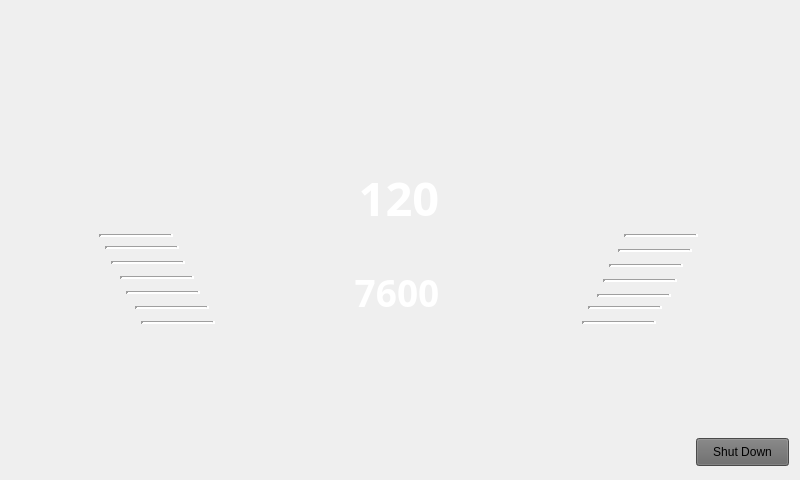
<?xml version="1.0" encoding="UTF-8"?>
<ui version="4.0">
 <class>MainWindow</class>
 <widget class="QMainWindow" name="MainWindow">
  <property name="geometry">
   <rect>
    <x>0</x>
    <y>0</y>
    <width>800</width>
    <height>480</height>
   </rect>
  </property>
  <property name="sizePolicy">
   <sizepolicy hsizetype="Fixed" vsizetype="Fixed">
    <horstretch>0</horstretch>
    <verstretch>0</verstretch>
   </sizepolicy>
  </property>
  <property name="windowTitle">
   <string>MainWindow</string>
  </property>
  <property name="styleSheet">
   <string notr="true">background-image: url(:/newPrefix/Background_480p.png)</string>
  </property>
  <widget class="QWidget" name="centralwidget">
   <widget class="QLabel" name="MPHLabel">
    <property name="geometry">
     <rect>
      <x>354</x>
      <y>165</y>
      <width>90</width>
      <height>64</height>
     </rect>
    </property>
    <property name="font">
     <font>
      <family>Steelfish</family>
      <pointsize>35</pointsize>
      <weight>75</weight>
      <bold>true</bold>
     </font>
    </property>
    <property name="styleSheet">
     <string notr="true">QLabel{
	background:  rgba( 255, 255, 255, 0% );
	color: rgb(255,255,255);
}</string>
    </property>
    <property name="text">
     <string>120</string>
    </property>
    <property name="alignment">
     <set>Qt::AlignCenter</set>
    </property>
   </widget>
   <widget class="QLabel" name="RPMLabel">
    <property name="geometry">
     <rect>
      <x>354</x>
      <y>264</y>
      <width>86</width>
      <height>56</height>
     </rect>
    </property>
    <property name="font">
     <font>
      <family>Steelfish</family>
      <pointsize>28</pointsize>
      <weight>75</weight>
      <bold>true</bold>
     </font>
    </property>
    <property name="styleSheet">
     <string notr="true">QLabel{
	background:  rgba( 255, 255, 255, 0% );
	color: rgb(255,255,255);
}</string>
    </property>
    <property name="text">
     <string>7600</string>
    </property>
    <property name="alignment">
     <set>Qt::AlignCenter</set>
    </property>
   </widget>
   <widget class="Line" name="Gas_1">
    <property name="geometry">
     <rect>
      <x>141</x>
      <y>321</y>
      <width>74</width>
      <height>3</height>
     </rect>
    </property>
    <property name="lineWidth">
     <number>3</number>
    </property>
    <property name="orientation">
     <enum>Qt::Horizontal</enum>
    </property>
   </widget>
   <widget class="Line" name="Gas_2">
    <property name="geometry">
     <rect>
      <x>135</x>
      <y>306</y>
      <width>74</width>
      <height>3</height>
     </rect>
    </property>
    <property name="lineWidth">
     <number>3</number>
    </property>
    <property name="orientation">
     <enum>Qt::Horizontal</enum>
    </property>
   </widget>
   <widget class="Line" name="Gas_3">
    <property name="geometry">
     <rect>
      <x>126</x>
      <y>291</y>
      <width>74</width>
      <height>3</height>
     </rect>
    </property>
    <property name="lineWidth">
     <number>3</number>
    </property>
    <property name="orientation">
     <enum>Qt::Horizontal</enum>
    </property>
   </widget>
   <widget class="Line" name="Gas_4">
    <property name="geometry">
     <rect>
      <x>120</x>
      <y>276</y>
      <width>74</width>
      <height>3</height>
     </rect>
    </property>
    <property name="lineWidth">
     <number>3</number>
    </property>
    <property name="orientation">
     <enum>Qt::Horizontal</enum>
    </property>
   </widget>
   <widget class="Line" name="Gas_5">
    <property name="geometry">
     <rect>
      <x>111</x>
      <y>261</y>
      <width>74</width>
      <height>3</height>
     </rect>
    </property>
    <property name="lineWidth">
     <number>3</number>
    </property>
    <property name="orientation">
     <enum>Qt::Horizontal</enum>
    </property>
   </widget>
   <widget class="Line" name="Gas_6">
    <property name="geometry">
     <rect>
      <x>105</x>
      <y>246</y>
      <width>74</width>
      <height>3</height>
     </rect>
    </property>
    <property name="lineWidth">
     <number>3</number>
    </property>
    <property name="orientation">
     <enum>Qt::Horizontal</enum>
    </property>
   </widget>
   <widget class="Line" name="Gas_7">
    <property name="geometry">
     <rect>
      <x>99</x>
      <y>234</y>
      <width>74</width>
      <height>3</height>
     </rect>
    </property>
    <property name="lineWidth">
     <number>3</number>
    </property>
    <property name="orientation">
     <enum>Qt::Horizontal</enum>
    </property>
   </widget>
   <widget class="Line" name="Temp_3">
    <property name="geometry">
     <rect>
      <x>597</x>
      <y>294</y>
      <width>74</width>
      <height>3</height>
     </rect>
    </property>
    <property name="lineWidth">
     <number>3</number>
    </property>
    <property name="orientation">
     <enum>Qt::Horizontal</enum>
    </property>
   </widget>
   <widget class="Line" name="Temp_5">
    <property name="geometry">
     <rect>
      <x>609</x>
      <y>264</y>
      <width>74</width>
      <height>3</height>
     </rect>
    </property>
    <property name="lineWidth">
     <number>3</number>
    </property>
    <property name="orientation">
     <enum>Qt::Horizontal</enum>
    </property>
   </widget>
   <widget class="Line" name="Temp_6">
    <property name="geometry">
     <rect>
      <x>618</x>
      <y>249</y>
      <width>74</width>
      <height>3</height>
     </rect>
    </property>
    <property name="lineWidth">
     <number>3</number>
    </property>
    <property name="orientation">
     <enum>Qt::Horizontal</enum>
    </property>
   </widget>
   <widget class="Line" name="Temp_2">
    <property name="geometry">
     <rect>
      <x>588</x>
      <y>306</y>
      <width>74</width>
      <height>3</height>
     </rect>
    </property>
    <property name="lineWidth">
     <number>3</number>
    </property>
    <property name="orientation">
     <enum>Qt::Horizontal</enum>
    </property>
   </widget>
   <widget class="Line" name="Temp_7">
    <property name="geometry">
     <rect>
      <x>624</x>
      <y>234</y>
      <width>74</width>
      <height>3</height>
     </rect>
    </property>
    <property name="lineWidth">
     <number>3</number>
    </property>
    <property name="orientation">
     <enum>Qt::Horizontal</enum>
    </property>
   </widget>
   <widget class="Line" name="Temp_4">
    <property name="geometry">
     <rect>
      <x>603</x>
      <y>279</y>
      <width>74</width>
      <height>3</height>
     </rect>
    </property>
    <property name="lineWidth">
     <number>3</number>
    </property>
    <property name="orientation">
     <enum>Qt::Horizontal</enum>
    </property>
   </widget>
   <widget class="Line" name="Temp_1">
    <property name="geometry">
     <rect>
      <x>582</x>
      <y>321</y>
      <width>74</width>
      <height>3</height>
     </rect>
    </property>
    <property name="lineWidth">
     <number>3</number>
    </property>
    <property name="orientation">
     <enum>Qt::Horizontal</enum>
    </property>
   </widget>
   <widget class="QLabel" name="BSS_Right">
    <property name="geometry">
     <rect>
      <x>624</x>
      <y>100</y>
      <width>100</width>
      <height>100</height>
     </rect>
    </property>
    <property name="text">
     <string/>
    </property>
    <property name="pixmap">
     <pixmap resource="xz.qrc">:/newPrefix/blindspot copy.png</pixmap>
    </property>
    <property name="scaledContents">
     <bool>true</bool>
    </property>
   </widget>
   <widget class="QLabel" name="BSS_Left">
    <property name="geometry">
     <rect>
      <x>72</x>
      <y>100</y>
      <width>100</width>
      <height>100</height>
     </rect>
    </property>
    <property name="text">
     <string/>
    </property>
    <property name="pixmap">
     <pixmap resource="xz.qrc">:/newPrefix/blindspot_2.png</pixmap>
    </property>
    <property name="scaledContents">
     <bool>true</bool>
    </property>
   </widget>
   <widget class="QLabel" name="BSS_Right_On">
    <property name="geometry">
     <rect>
      <x>624</x>
      <y>100</y>
      <width>100</width>
      <height>100</height>
     </rect>
    </property>
    <property name="text">
     <string/>
    </property>
    <property name="pixmap">
     <pixmap resource="xz.qrc">:/newPrefix/blindspot_yellow_right.png</pixmap>
    </property>
    <property name="scaledContents">
     <bool>true</bool>
    </property>
   </widget>
   <widget class="QLabel" name="BSS_Left_On">
    <property name="geometry">
     <rect>
      <x>72</x>
      <y>100</y>
      <width>100</width>
      <height>100</height>
     </rect>
    </property>
    <property name="text">
     <string/>
    </property>
    <property name="pixmap">
     <pixmap resource="xz.qrc">:/newPrefix/blindspot_yellow_left.png</pixmap>
    </property>
    <property name="scaledContents">
     <bool>true</bool>
    </property>
   </widget>
   <widget class="QLabel" name="MPH_0">
    <property name="geometry">
     <rect>
      <x>330</x>
      <y>350</y>
      <width>13</width>
      <height>13</height>
     </rect>
    </property>
    <property name="text">
     <string/>
    </property>
    <property name="pixmap">
     <pixmap resource="xz.qrc">:/newPrefix/Speedo indicator.png</pixmap>
    </property>
    <property name="scaledContents">
     <bool>true</bool>
    </property>
   </widget>
   <widget class="QLabel" name="MPH_1">
    <property name="geometry">
     <rect>
      <x>288</x>
      <y>321</y>
      <width>13</width>
      <height>13</height>
     </rect>
    </property>
    <property name="text">
     <string/>
    </property>
    <property name="pixmap">
     <pixmap resource="xz.qrc">:/newPrefix/Speedo indicator.png</pixmap>
    </property>
    <property name="scaledContents">
     <bool>true</bool>
    </property>
   </widget>
   <widget class="QLabel" name="MPH_2">
    <property name="geometry">
     <rect>
      <x>264</x>
      <y>285</y>
      <width>13</width>
      <height>13</height>
     </rect>
    </property>
    <property name="text">
     <string/>
    </property>
    <property name="pixmap">
     <pixmap resource="xz.qrc">:/newPrefix/Speedo indicator.png</pixmap>
    </property>
    <property name="scaledContents">
     <bool>true</bool>
    </property>
   </widget>
   <widget class="QLabel" name="MPH_3">
    <property name="geometry">
     <rect>
      <x>250</x>
      <y>240</y>
      <width>13</width>
      <height>13</height>
     </rect>
    </property>
    <property name="text">
     <string/>
    </property>
    <property name="pixmap">
     <pixmap resource="xz.qrc">:/newPrefix/Speedo indicator.png</pixmap>
    </property>
    <property name="scaledContents">
     <bool>true</bool>
    </property>
   </widget>
   <widget class="QLabel" name="MPH_4">
    <property name="geometry">
     <rect>
      <x>252</x>
      <y>192</y>
      <width>13</width>
      <height>13</height>
     </rect>
    </property>
    <property name="text">
     <string/>
    </property>
    <property name="pixmap">
     <pixmap resource="xz.qrc">:/newPrefix/Speedo indicator.png</pixmap>
    </property>
    <property name="scaledContents">
     <bool>true</bool>
    </property>
   </widget>
   <widget class="QLabel" name="MPH_5">
    <property name="geometry">
     <rect>
      <x>276</x>
      <y>144</y>
      <width>13</width>
      <height>13</height>
     </rect>
    </property>
    <property name="text">
     <string/>
    </property>
    <property name="pixmap">
     <pixmap resource="xz.qrc">:/newPrefix/Speedo indicator.png</pixmap>
    </property>
    <property name="scaledContents">
     <bool>true</bool>
    </property>
   </widget>
   <widget class="QLabel" name="MPH_6">
    <property name="geometry">
     <rect>
      <x>306</x>
      <y>108</y>
      <width>13</width>
      <height>13</height>
     </rect>
    </property>
    <property name="text">
     <string/>
    </property>
    <property name="pixmap">
     <pixmap resource="xz.qrc">:/newPrefix/Speedo indicator.png</pixmap>
    </property>
    <property name="scaledContents">
     <bool>true</bool>
    </property>
   </widget>
   <widget class="QLabel" name="MPH_7">
    <property name="geometry">
     <rect>
      <x>345</x>
      <y>84</y>
      <width>13</width>
      <height>13</height>
     </rect>
    </property>
    <property name="text">
     <string/>
    </property>
    <property name="pixmap">
     <pixmap resource="xz.qrc">:/newPrefix/Speedo indicator.png</pixmap>
    </property>
    <property name="scaledContents">
     <bool>true</bool>
    </property>
   </widget>
   <widget class="QLabel" name="MPH_8">
    <property name="geometry">
     <rect>
      <x>393</x>
      <y>75</y>
      <width>13</width>
      <height>13</height>
     </rect>
    </property>
    <property name="text">
     <string/>
    </property>
    <property name="pixmap">
     <pixmap resource="xz.qrc">:/newPrefix/Speedo indicator.png</pixmap>
    </property>
    <property name="scaledContents">
     <bool>true</bool>
    </property>
   </widget>
   <widget class="QLabel" name="MPH_9">
    <property name="geometry">
     <rect>
      <x>441</x>
      <y>87</y>
      <width>13</width>
      <height>13</height>
     </rect>
    </property>
    <property name="text">
     <string/>
    </property>
    <property name="pixmap">
     <pixmap resource="xz.qrc">:/newPrefix/Speedo indicator.png</pixmap>
    </property>
    <property name="scaledContents">
     <bool>true</bool>
    </property>
   </widget>
   <widget class="QLabel" name="MPH_10">
    <property name="geometry">
     <rect>
      <x>483</x>
      <y>108</y>
      <width>13</width>
      <height>13</height>
     </rect>
    </property>
    <property name="text">
     <string/>
    </property>
    <property name="pixmap">
     <pixmap resource="xz.qrc">:/newPrefix/Speedo indicator.png</pixmap>
    </property>
    <property name="scaledContents">
     <bool>true</bool>
    </property>
   </widget>
   <widget class="QLabel" name="MPH_11">
    <property name="geometry">
     <rect>
      <x>516</x>
      <y>144</y>
      <width>13</width>
      <height>13</height>
     </rect>
    </property>
    <property name="text">
     <string/>
    </property>
    <property name="pixmap">
     <pixmap resource="xz.qrc">:/newPrefix/Speedo indicator.png</pixmap>
    </property>
    <property name="scaledContents">
     <bool>true</bool>
    </property>
   </widget>
   <widget class="QLabel" name="MPH_12">
    <property name="geometry">
     <rect>
      <x>534</x>
      <y>189</y>
      <width>13</width>
      <height>13</height>
     </rect>
    </property>
    <property name="text">
     <string/>
    </property>
    <property name="pixmap">
     <pixmap resource="xz.qrc">:/newPrefix/Speedo indicator.png</pixmap>
    </property>
    <property name="scaledContents">
     <bool>true</bool>
    </property>
   </widget>
   <widget class="QLabel" name="MPH_13">
    <property name="geometry">
     <rect>
      <x>537</x>
      <y>237</y>
      <width>13</width>
      <height>13</height>
     </rect>
    </property>
    <property name="text">
     <string/>
    </property>
    <property name="pixmap">
     <pixmap resource="xz.qrc">:/newPrefix/Speedo indicator.png</pixmap>
    </property>
    <property name="scaledContents">
     <bool>true</bool>
    </property>
   </widget>
   <widget class="QLabel" name="MPH_14">
    <property name="geometry">
     <rect>
      <x>522</x>
      <y>285</y>
      <width>13</width>
      <height>13</height>
     </rect>
    </property>
    <property name="text">
     <string/>
    </property>
    <property name="pixmap">
     <pixmap resource="xz.qrc">:/newPrefix/Speedo indicator.png</pixmap>
    </property>
    <property name="scaledContents">
     <bool>true</bool>
    </property>
   </widget>
   <widget class="QLabel" name="MPH_15">
    <property name="geometry">
     <rect>
      <x>495</x>
      <y>321</y>
      <width>13</width>
      <height>13</height>
     </rect>
    </property>
    <property name="text">
     <string/>
    </property>
    <property name="pixmap">
     <pixmap resource="xz.qrc">:/newPrefix/Speedo indicator.png</pixmap>
    </property>
    <property name="scaledContents">
     <bool>true</bool>
    </property>
   </widget>
   <widget class="QLabel" name="MPH_16">
    <property name="geometry">
     <rect>
      <x>456</x>
      <y>351</y>
      <width>13</width>
      <height>13</height>
     </rect>
    </property>
    <property name="text">
     <string/>
    </property>
    <property name="pixmap">
     <pixmap resource="xz.qrc">:/newPrefix/Speedo indicator.png</pixmap>
    </property>
    <property name="scaledContents">
     <bool>true</bool>
    </property>
   </widget>
   <widget class="QPushButton" name="pushButton">
    <property name="geometry">
     <rect>
      <x>696</x>
      <y>438</y>
      <width>93</width>
      <height>28</height>
     </rect>
    </property>
    <property name="palette">
     <palette>
      <active>
       <colorrole role="Button">
        <brush brushstyle="SolidPattern">
         <color alpha="255">
          <red>104</red>
          <green>104</green>
          <blue>104</blue>
         </color>
        </brush>
       </colorrole>
       <colorrole role="Base">
        <brush brushstyle="SolidPattern">
         <color alpha="255">
          <red>104</red>
          <green>104</green>
          <blue>104</blue>
         </color>
        </brush>
       </colorrole>
       <colorrole role="Window">
        <brush brushstyle="SolidPattern">
         <color alpha="255">
          <red>104</red>
          <green>104</green>
          <blue>104</blue>
         </color>
        </brush>
       </colorrole>
      </active>
      <inactive>
       <colorrole role="Button">
        <brush brushstyle="SolidPattern">
         <color alpha="255">
          <red>104</red>
          <green>104</green>
          <blue>104</blue>
         </color>
        </brush>
       </colorrole>
       <colorrole role="Base">
        <brush brushstyle="SolidPattern">
         <color alpha="255">
          <red>104</red>
          <green>104</green>
          <blue>104</blue>
         </color>
        </brush>
       </colorrole>
       <colorrole role="Window">
        <brush brushstyle="SolidPattern">
         <color alpha="255">
          <red>104</red>
          <green>104</green>
          <blue>104</blue>
         </color>
        </brush>
       </colorrole>
      </inactive>
      <disabled>
       <colorrole role="Button">
        <brush brushstyle="SolidPattern">
         <color alpha="255">
          <red>104</red>
          <green>104</green>
          <blue>104</blue>
         </color>
        </brush>
       </colorrole>
       <colorrole role="Base">
        <brush brushstyle="SolidPattern">
         <color alpha="255">
          <red>104</red>
          <green>104</green>
          <blue>104</blue>
         </color>
        </brush>
       </colorrole>
       <colorrole role="Window">
        <brush brushstyle="SolidPattern">
         <color alpha="255">
          <red>104</red>
          <green>104</green>
          <blue>104</blue>
         </color>
        </brush>
       </colorrole>
      </disabled>
     </palette>
    </property>
    <property name="autoFillBackground">
     <bool>false</bool>
    </property>
    <property name="styleSheet">
     <string notr="true">background: rgb(104, 104, 104)</string>
    </property>
    <property name="text">
     <string>Shut Down</string>
    </property>
    <property name="autoDefault">
     <bool>false</bool>
    </property>
   </widget>
  </widget>
 </widget>
 <resources>
  <include location="xz.qrc"/>
 </resources>
 <connections/>
</ui>
